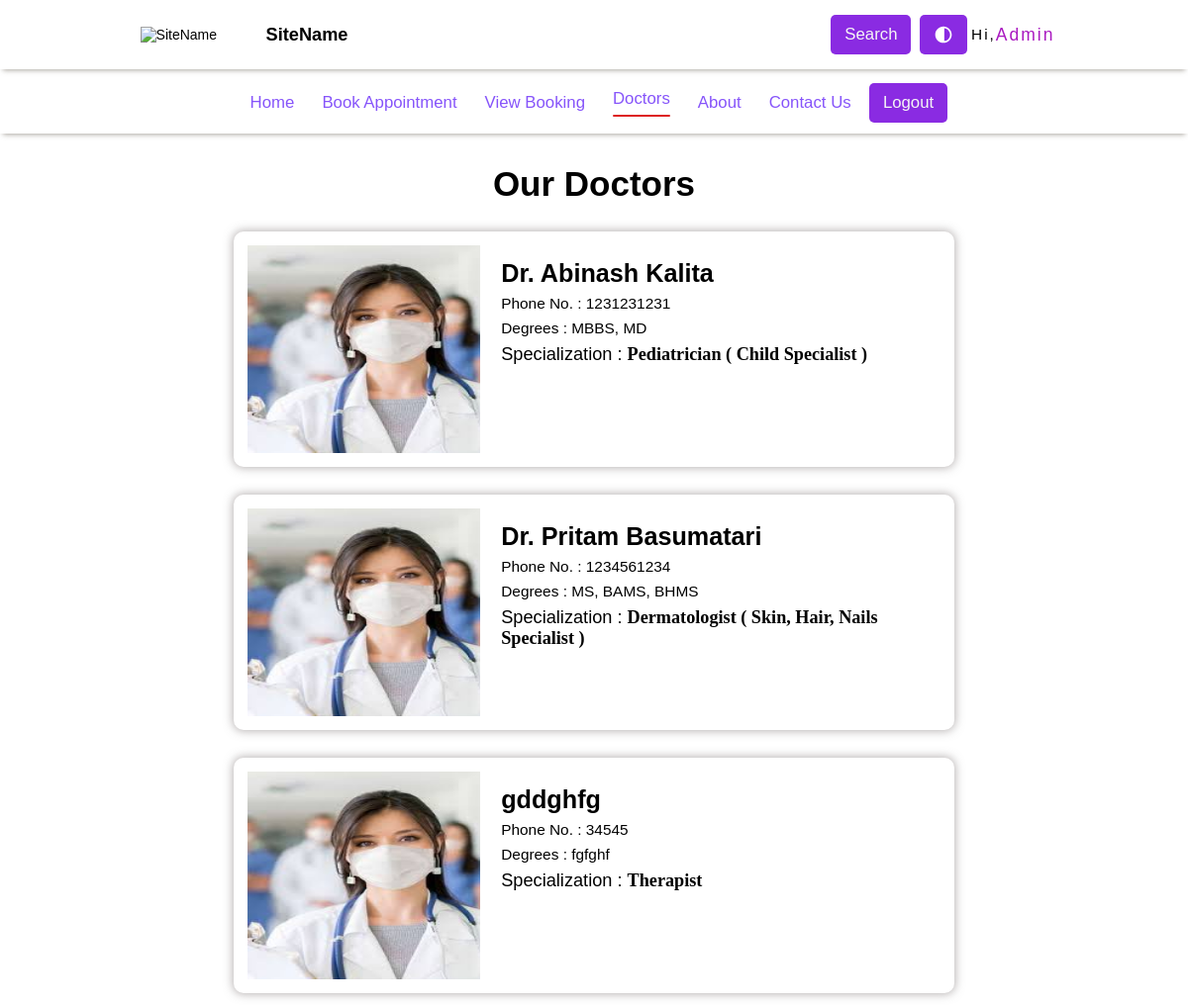
The app's page /view_doctors/ (signed in) with its own data.
### patient/models.py (models this page shows, shortened)
class custom_userModel(AbstractUser):
    username= None
    email= models.EmailField(unique=True)
    mobile= models.BigIntegerField(null=True, blank=True)
    age= models.IntegerField(null=True,blank=True)
    USERNAME_FIELD='email'
    REQUIRED_FIELDS = []
    objects = customUserManager()

class Doctor(models.Model):
    DAYS_OF_WEEK = (
        ("Mon", ("Monday")),
        ("Tue", ("Tuesday")),
        ("Wed", ("Wednesday")),
        ("Thu", ("Thursday")),
        ("Fri", ("Friday")),
        ("Sat", ("Saturday")),
        ("Sun", ("Sunday")),
    )
    id=models.BigAutoField(primary_key=True)
    doctor_name= models.CharField(max_length=200)
    doctor_email= models.EmailField(max_length=254, null=True, blank=True)
    phone_no= models.BigIntegerField(null=True, blank=True)
    degrees= models.CharField(max_length=100)
    category=models.ForeignKey(Doctor_category, on_delete=models.CASCADE)
    available_day= MultiSelectField(choices=DAYS_OF_WEEK,max_choices=7, max_length=50)
    view_Patient_per_day= models.PositiveIntegerField()
    unavailable_Today= models.BooleanField(default=False)

class Doctor_category(models.Model):
    category_id=models.BigAutoField(primary_key=True)
    category=models.CharField(max_length=100)
    category_desc=models.CharField(max_length=300, null=True, blank=True)
    def __str__(self):
        return self.category

### patient/views.py (the view)
# urls.py: path('view_doctors/', views.view_doctors, name="view_doctors"),
def view_doctors(request):
    if request.user.is_authenticated:
        doctors= Doctor.objects.all()
        params= {"doctors": doctors}
        return render(request, "patient/viewDoctors.html", params)
    else:
        messages.error(request, "Please login first.")
        return redirect("/login")

### templates/patient/viewDoctors.html (shortened to what this page needs)
{% extends 'patient/base.html' %}
{% load static %}
{% block body %}
<h2 class="head">Our Doctors</h2>
<div class="section">
    {% for doctor in doctors %}
    <div class="card">
        <div class="lSide">
            <img src="{% static 'patient/img/random doctor.jpg' %}" alt="Doctor Photo" >
        </div>
        <div class="rSide">
            <div class="name">
                <h2>{{doctor.doctor_name}}</h2>
            </div>
            <div class="details">
                <p class="phNo">Phone No. : <span>{{doctor.phone_no}}</Phone></p>
                <p class="degrees">Degrees : <span>{{doctor.degrees}}</span></p>
                <p class="spec">Specialization : <span>{{doctor.category}} {% if doctor.category.category_desc %}( {{doctor.category.category_desc}} ){% endif %}</span></p>
            </div>
        </div>
    </div>
    {% endfor %}
</div>
{% endblock body %}

### templates/patient/base.html (shortened to what this page needs)
<!DOCTYPE html>
{% load static %}
<html lang="en">
<head>
    <link rel="stylesheet" href="{% static 'patient/css/utils.css' %}">
    <link rel="stylesheet" id="theme" href="">
    <link rel="stylesheet" href="{% static 'patient/css/basePage.css' %}">
</head>
<body class="">
    <nav>
        <div class="navBar" id="navBar">
            <div class="navContainer">
                <div class="navContL">
                    <div class="siteLogo">
                        <img src="https://www.w3schools.com/how-spaces-works3.png" alt="SiteName" srcset="" width="" height="50">
                    </div>
                    <div class="siteName">
                        SiteName
                    </div>
                </div>
                <div class="navContR {% if not request.user.is_authenticated %}uN_Ath {% endif %}">
                    <ul id="nav1UL">
                        {% if not request.user.is_authenticated %}
                        <li class="nav-item">
                            <a href="/" class="nav-link">Home</a>
                        </li>
                        <li class="nav-item">
                            <a href="/#about-us" class="nav-link aboutLink">About</a>
                        </li>
                        <li class="nav-item">
                            <a href="/#contact-us" class="nav-link contactLink">Contact Us</a>
                        </li>
                        <li class="nav-item">
                            <a href="/bookAppointment/" class="nav-link">Book Appointment</a>
                        </li>
                        <li class="nav-item">
                            <a class="btn bg-bv" id="srcBtn" style="user-select:none;" >Search</a>
                        </li>
                        <li class="nav-item">
                            <img src="{% static 'patient/img/contrast_white.svg' %}" id="chngTheme" alt="" srcset="" width="20" class="bg-bv btn">
                        </li>
                        <span class="line"></span>
                        <li class="nav-item">
                            <a href="/login/"class="btn bg-bv" id="signin">Log in</a>
                        </li>
                        <li class="hidden" >
                            <a href="/clinic/login/" id="cnlkLogin" >Clinic Login</a>
                        </li>
                        {% else %}
                        <li class="nav-item">
                            <a class="btn bg-bv" id="srcBtn" style="user-select:none;" >Search</a>
                        </li>
                        <li class="nav-item">
                            <img src="{% static 'patient/img/contrast_white.svg' %}" id="chngTheme" alt="" srcset="" width="20" class="bg-bv btn">
                        </li>
                        <li class="nav-item username">
                            Hi,<span>{{request.user.first_name | title |truncatechars:15}}</span>
                        </li>
                        {% endif %}
                    </ul>
                </div>
            </div>
        </div>
    </nav>
    {% if request.user.is_authenticated %}
    <nav>
        <div class="navBar" id="navBar2">
            <div class="navContainer">
                    <ul class="">
                        <li class="nav-item">
                            <a href="/" class="nav-link">Home</a>
                        </li>
                        <li class="nav-item">
                            <a href="/bookAppointment/" class="nav-link">Book Appointment</a>
                        </li>
                        <li class="nav-item">
                            <a href="/viewBooking/" class="nav-link">View Booking</a>
                        </li>
                        <li class="nav-item">
                            <a href="/view_doctors/" class="nav-link">Doctors</a>
                        </li>
                        <li class="nav-item">
                            <a href="/#about-us" class="nav-link aboutLink">About</a>
                        </li>
                        <li class="nav-item">
                            <a href="/#contact-us" class="nav-link contactLink">Contact Us</a>
                        </li>
                        <li class="nav-item">
                            <button class="btn bg-bv " id="btnLO">Logout</button>
                        </li>
                    </ul>
            </div>
        </div>
    </nav>
    {% endif %}
    <div class="body-container">
        {% block body %}{% endblock body %}
    </div>
</body>
</html>

### static/patient/css/utils.css (style rules this page uses)
:root { --navBar-height: 7vh; --link-color-blue: rgb(61, 72, 231); --link-color: rgb(123, 121, 133); --light-sky-blue: rgb(85, 191, 184); }
* { margin: 0; padding: 0; font-size: 14px; font-family: Arial, sans-serif; scroll-behavior: smooth; }
.body-container { min-height: 92vh; display: flex; flex-direction: column; align-items: center; justify-content: center; }
.bg-bv { background-color: blueviolet; }
.btn { padding: .7rem 1rem !important; margin: .3rem; border-radius: 5px; color: whitesmoke; cursor: pointer; text-decoration: none; border: none; font-size: 1.2rem; user-select: none; -webkit-user-select:none; }
.afterLine { display: flex; flex-direction: column; align-items: center; transition: 0.2s ease-in; }
.afterLine::after { content: " "; width: 100%; height: 1.9px; margin-top: 6px; border-radius: 20px; color: red; background: rgb(221, 32, 32); transition: 0.2s ease-in; }

### static/patient/css/basePage.css (style rules this page uses)
.navBar { min-height: var(--navBar-height); display: flex; flex-direction:column; align-items: center; justify-content: center; box-shadow: 0px 4px 5px -3px rgba(152, 148, 139, 0.827); margin-bottom: .2rem; padding: .3rem 0; }
#navBar2 { min-height: 0; padding: 0; }
.navBar .navContainer { display: flex; width: 80%; justify-content: center; margin: .5rem 0; }
.navBar .navContL { margin: 0 1.5rem; width: fit-content; display: flex; align-items: center; }
.navBar .navContL .siteName { margin: 0 .5rem; font-size: 1.3rem; font-weight: 700; }
.navBar .navContR { margin: 0 1rem; width: 70%; display: flex; align-items: center; justify-content: end; }
.navBar ul { list-style: none; display: flex; align-items: center; justify-content: end; }
.navContR .nav-item { display: flex; justify-content: center; align-items: center; }
.navBar .nav-item .nav-link { cursor: pointer; text-decoration: none; color: rgb(134, 84, 250); font-size: 1.2rem; margin: .2rem .7rem; }
#navBar2 .nav-item .nav-link { margin: .2rem 1rem; }
.navContR .username { font-size: 1.1rem; letter-spacing: 2px; font-family: sans-serif; flex-wrap: wrap; text-align: center; }
.navContR .username span { color: rgb(169, 24, 192); font-size: 1.25rem; }
#chngTheme { cursor: pointer; user-select: none; font-size: 2.5rem; -webkit-user-select:none; }
@media screen and (max-width: 1220px) { .navBar .navContL .siteLogo { width: 10vw; } }
@media screen and (max-width: 1220px) { .navBar .navContL .siteLogo img { width: 100%; object-fit: fill; } }

### records on screen
custom_userModel: user.first_name "Admin"
Doctor: doctor_name "Dr. Abinash Kalita", phone_no "1231231231", degrees "MBBS, MD", category "Pediatrician", category.category_desc "Child Specialist"
Doctor: doctor_name "Dr. Pritam Basumatari", phone_no "1234561234", degrees "MS, BAMS, BHMS", category "Dermatologist", category.category_desc "Skin, Hair, Nails Specialist"
Doctor: doctor_name "gddghfg", phone_no "34545", degrees "fgfghf", category "Therapist"
